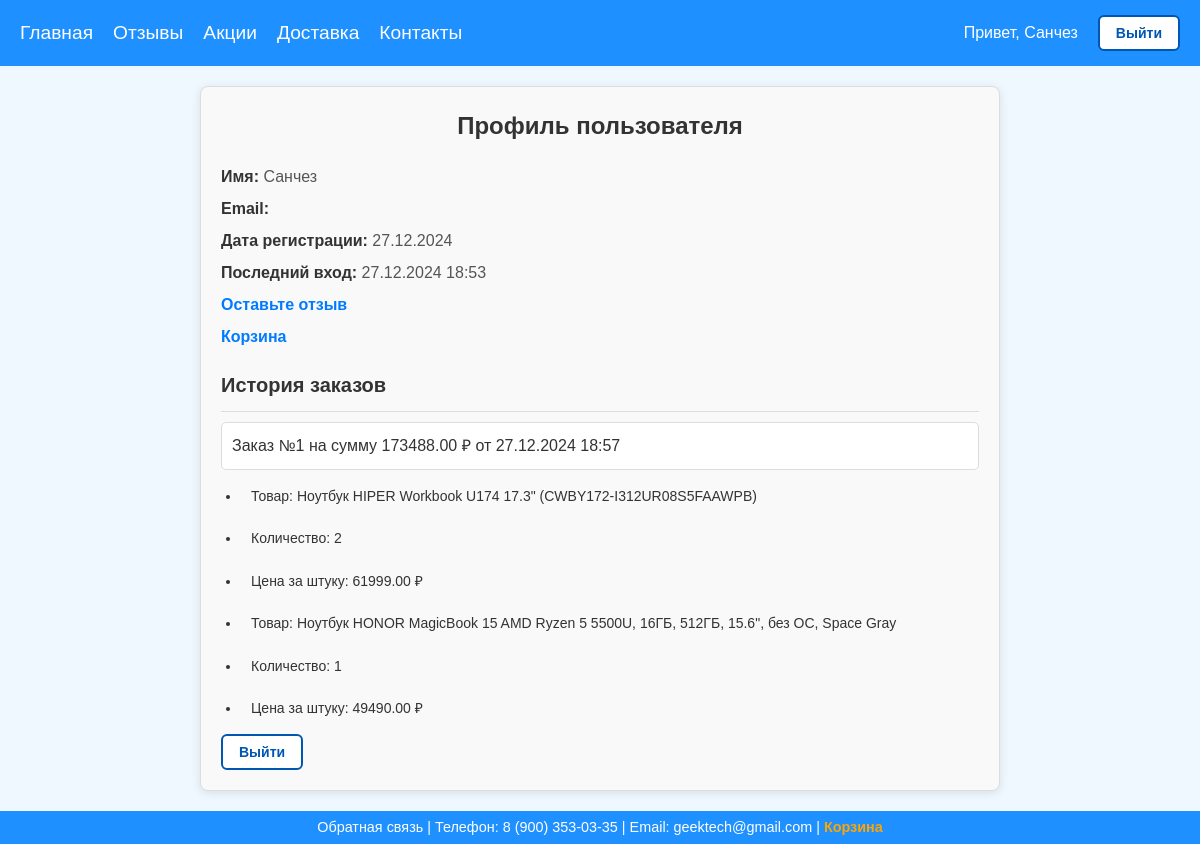
Page /user/profile/ (signed in) on the earlier database version.
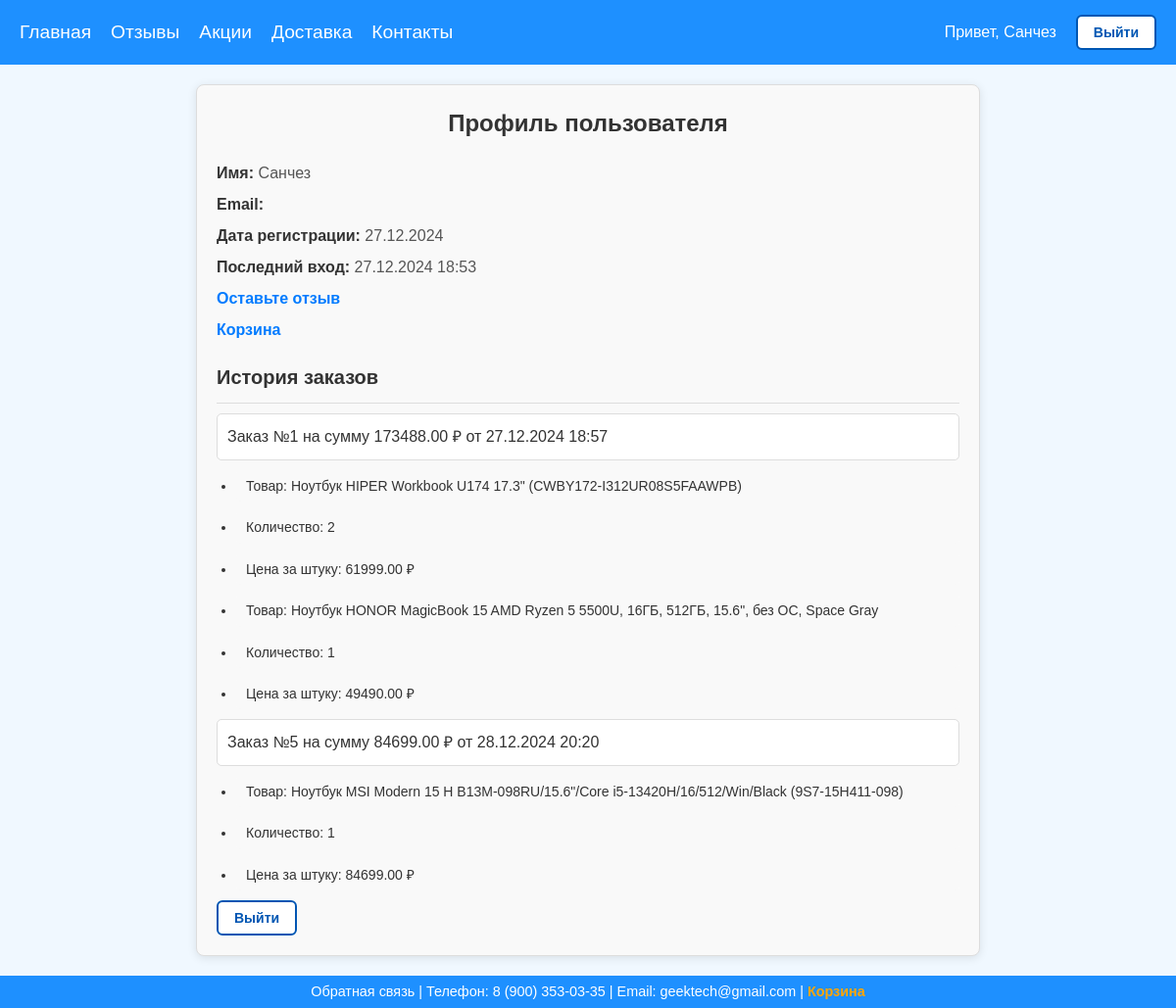
Same page on the later database version.
### shopapp/views.py (models this page shows, shortened)
class Order(models.Model):
    user = models.ForeignKey(User, on_delete=models.CASCADE, related_name='orders')
    created_at = models.DateTimeField(auto_now_add=True)
    total_price = models.DecimalField(max_digits=10, decimal_places=2, default=0.0)
    products = models.ManyToManyField(Product, through='OrderItem')

class OrderItem(models.Model):
    order = models.ForeignKey(Order, related_name='items', on_delete=models.CASCADE)
    product = models.ForeignKey(Product, on_delete=models.CASCADE)
    quantity = models.IntegerField(default=1)
    price = models.DecimalField(max_digits=10, decimal_places=2)

### shopapp/models.py (models this page shows, shortened)
class Product(models.Model):
    product_name = models.CharField(max_length=100)
    manufacturer = models.CharField(max_length=80)
    price = models.DecimalField(max_digits=10, decimal_places=2)
    description = models.TextField()
    images = models.ManyToManyField(ProductImage, blank=True, related_name='products')
    preview = models.ImageField(upload_to='products/previews/', blank=True, null=True)
    created_at = models.DateTimeField(auto_now_add=True)
    updated_at = models.DateTimeField(auto_now=True)
    discount = models.DecimalField(max_digits=5, decimal_places=2, default=0.00)
    stock_quantity = models.PositiveIntegerField(default=0)
    category = models.ForeignKey(Category, on_delete=models.CASCADE, related_name="products")

### users/views.py (the view)
# urls.py: path('profile/', profile_view, name='profile'),
@login_required
def profile_view(request: HttpRequest):
    orders = request.user.orders.all()
    for order in orders:
        for item in order.items.all():
            item.total_price = item.quantity * item.price
    return render(request, 'profile.html', {'orders': orders})

### users/templates/profile.html (shortened to what this page needs)
{% extends 'base.html' %}
{% block additional_styles %}
    {% load static %}
    <link rel="stylesheet" href="{% static 'css/base.css' %}">
    <link rel="stylesheet" href="{% static 'css/profile.css' %}">
{% endblock %}
{% block main %}
    <div class="profile-container">
        <div class="profile-header">
            <h1>Профиль пользователя</h1>
        </div>
        <div class="profile-info">
            <p><strong>Имя:</strong> {{ user.username }}</p>
            <p><strong>Email:</strong> {{ user.email }}</p>
            <p><strong>Дата регистрации:</strong> {{ user.date_joined|date:"d.m.Y" }}</p>
            <p><strong>Последний вход:</strong> {{ user.last_login|date:"d.m.Y H:i" }}</p>
            <p><strong><a href="{% url 'shopapp:feedback' %}">Оставьте отзыв</a> </strong></p>
            <p><strong><a href="{% url 'shopapp:cart' %}">Корзина</a> </strong></p>
            <h3>История заказов</h3>
            <ul>
                {% if user.orders.all %}
                    {% for order in user.orders.all %}
                        <li>Заказ №{{ order.id }} на сумму {{ order.total_price }} ₽ от {{ order.created_at|date:"d.m.Y H:i" }}</li>
                        <ul>
                            {% for item in order.items.all %}
                                <li>Товар: {{ item.product.product_name }}</li>
                                <li>Количество: {{ item.quantity }}</li>
                                <li>Цена за штуку: {{ item.price }} ₽</li>
                            {% endfor %}
                        </ul>
                    {% endfor %}
                {% else %}
                    <li>У вас нет заказов.</li>
                {% endif %}
            </ul>
        </div>
        <div>
            <form action="{% url 'logout' %}" method="post">
                <button type="submit" class="btn-logout">Выйти</button>
            </form>
        </div>
    </div>
{% endblock %}

Differences in the rows shown:
added Order: id "5", total_price "84699.00", created_at "28.12.2024 20:20"
added OrderItem: product.product_name "Ноутбук MSI Modern 15 H B13M-098RU/15.6\"/Core i5-13420H/16/512/Win/Black (9S7-15H411-098)", quantity "1", price "84699.00", shown under "5"
